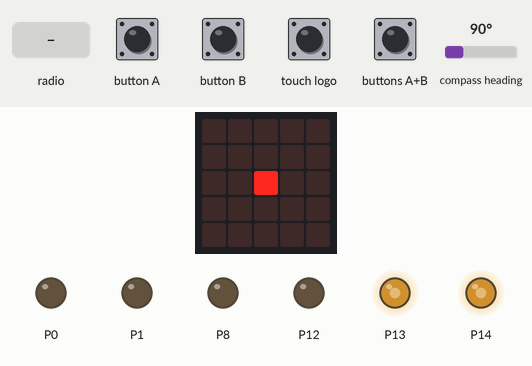
Recording of a program running on a simulated BBC micro:bit (MakeCode). On the bench: the board's 5×5 LED display, output pins drawn as LEDs (lit = HIGH). The test bench sets the inputs (shaded band); at power-on: compass heading 90°. The compass is already calibrated; what the program prints to the serial console is not drawn.

Above: at 1.6 s.
1.7 s: radio message "schneller" arrives
At 2.6 s:
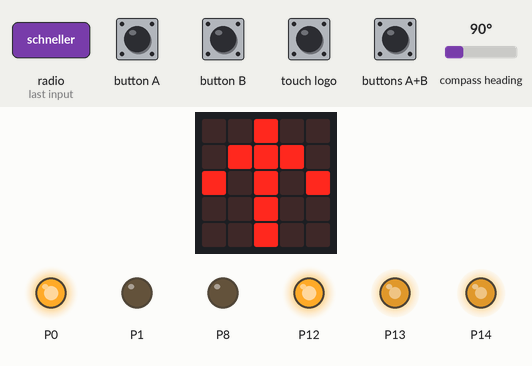
3.2 s: buttons A+B pressed for 0.15 s
At 4.4 s:
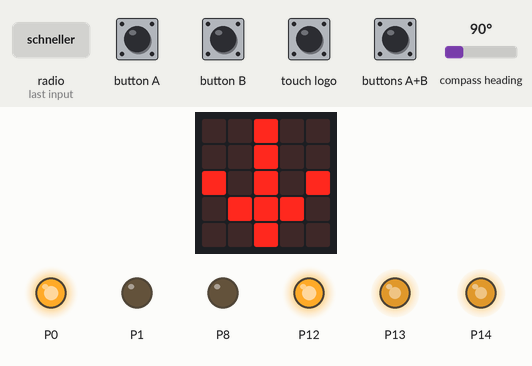
4.8 s: radio message "stop" arrives
At 6.0 s:
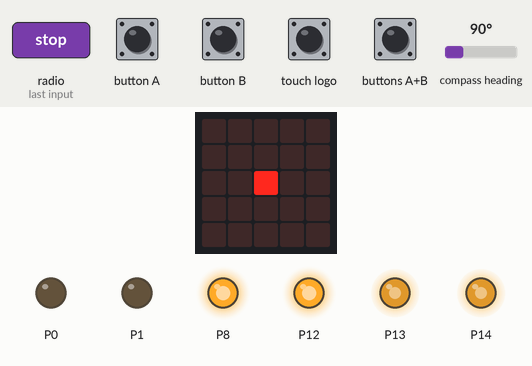
6.3 s: button A pressed for 0.15 s
At 6.7 s:
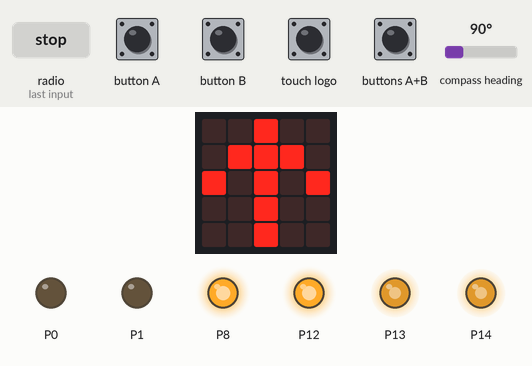
7.9 s: buttons A+B pressed for 1 s
At 9.2 s:
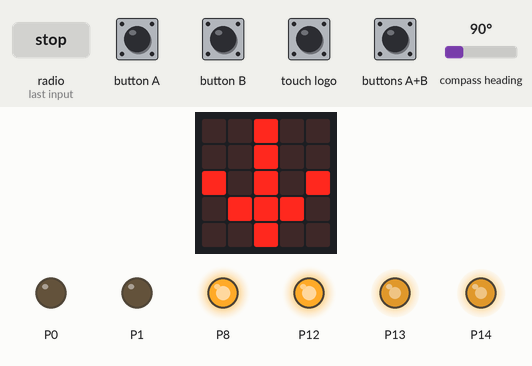
10.4 s: radio message "schneller" arrives
At 11.0 s:
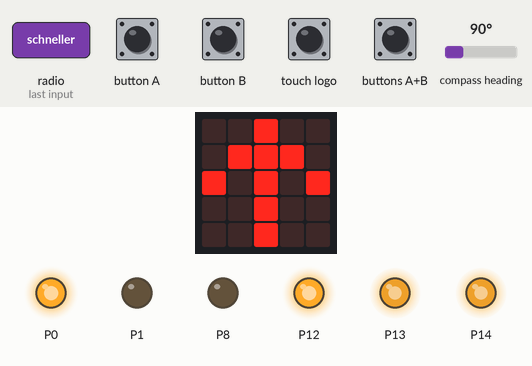
Timing chart, 0 to 12.9 s (numbered marks = the images above; inputs shaded):
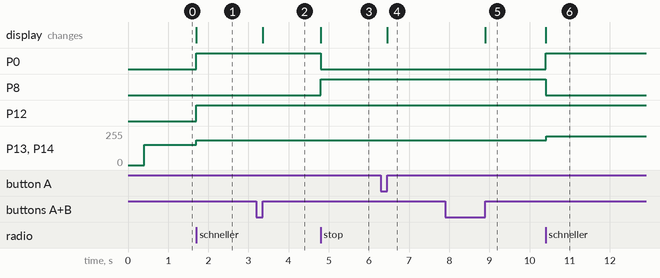

Measured:
- after the input at 1.7 s, P0, P12: LOW → HIGH at once; P13, P14: 152/255 → 184/255 at once; the display: changes at once (image 1)
- after the input at 3.2 s, the display: changes after 0.15 s (image 2)
- after the input at 4.8 s, P0: HIGH → LOW at once; P8: LOW → HIGH at once; the display: changes at once (image 3)
- after the input at 6.3 s, the display: changes after 0.15 s (image 4)
- after the input at 7.9 s, the display: changes after 1.0 s (image 5)
- after the input at 10.4 s, P0: LOW → HIGH at once; P8: HIGH → LOW at once; P13, P14: 184/255 → 216/255 at once; the display: changes at once (image 6)

The program:

main.ts
```typescript
input.onLogoEvent(TouchButtonEvent.Pressed, function () {
    basic.showLeds(`
        . . . . .
        . . . . .
        . . # . .
        . . . . .
        . . . . .
        `)
})
radio.onReceivedNumber(function (receivedNumber) {
    vr = Math.map(receivedNumber, -45, 45, 383, 1023)
    vl = Math.map(-1 * receivedNumber, -45, 45, 383, 1023)
})
function schneller () {
    vor()
    vr += 128
    vl += 128
}
function vor () {
    pins.digitalWritePin(DigitalPin.P0, 1)
    pins.digitalWritePin(DigitalPin.P1, 0)
    pins.digitalWritePin(DigitalPin.P8, 0)
    pins.digitalWritePin(DigitalPin.P12, 1)
}
function stop () {
    pins.digitalWritePin(DigitalPin.P0, 0)
    pins.digitalWritePin(DigitalPin.P1, 0)
    pins.digitalWritePin(DigitalPin.P8, 1)
    pins.digitalWritePin(DigitalPin.P12, 1)
}
input.onButtonPressed(Button.A, function () {
    basic.showArrow(ArrowNames.North)
})
function zurück () {
    pins.digitalWritePin(DigitalPin.P0, 0)
    pins.digitalWritePin(DigitalPin.P1, 1)
    pins.digitalWritePin(DigitalPin.P8, 1)
    pins.digitalWritePin(DigitalPin.P12, 0)
}
input.onButtonPressed(Button.AB, function () {
    basic.showArrow(ArrowNames.South)
})
radio.onReceivedString(function (receivedString) {
    if (receivedString == "schneller") {
        schneller()
        basic.showArrow(ArrowNames.North)
    } else if (receivedString == "langsamer") {
        langsamer()
        basic.showArrow(ArrowNames.North)
    } else if (receivedString == "stop") {
        stop()
        basic.showLeds(`
            . . . . .
            . . . . .
            . . # . .
            . . . . .
            . . . . .
            `)
    } else if (receivedString == "zurück") {
        vr = 610
        vl = 610
        zurück()
        basic.showArrow(ArrowNames.South)
    }
})
input.onButtonPressed(Button.B, function () {
    basic.showArrow(ArrowNames.North)
})
function langsamer () {
    vor()
    vr += -128
    vl += -128
}
let vl = 0
let vr = 0
basic.showLeds(`
    . . . . .
    . . . . .
    . . # . .
    . . . . .
    . . . . .
    `)
vr = 610
vl = 610
radio.setGroup(101)
basic.forever(function () {
    vr = Math.constrain(vr, 383, 1023)
    vl = Math.constrain(vl, 383, 1023)
    pins.analogWritePin(AnalogPin.P14, vr)
    pins.analogWritePin(AnalogPin.P13, vl)
})
basic.forever(function () {
    serial.writeValue("x", input.compassHeading())
})
```

test.ts
```typescript
// Hier kann man Tests durchführen; diese Datei wird nicht kompiliert, wenn dieses Paket als Erweiterung verwendet wird.
```
